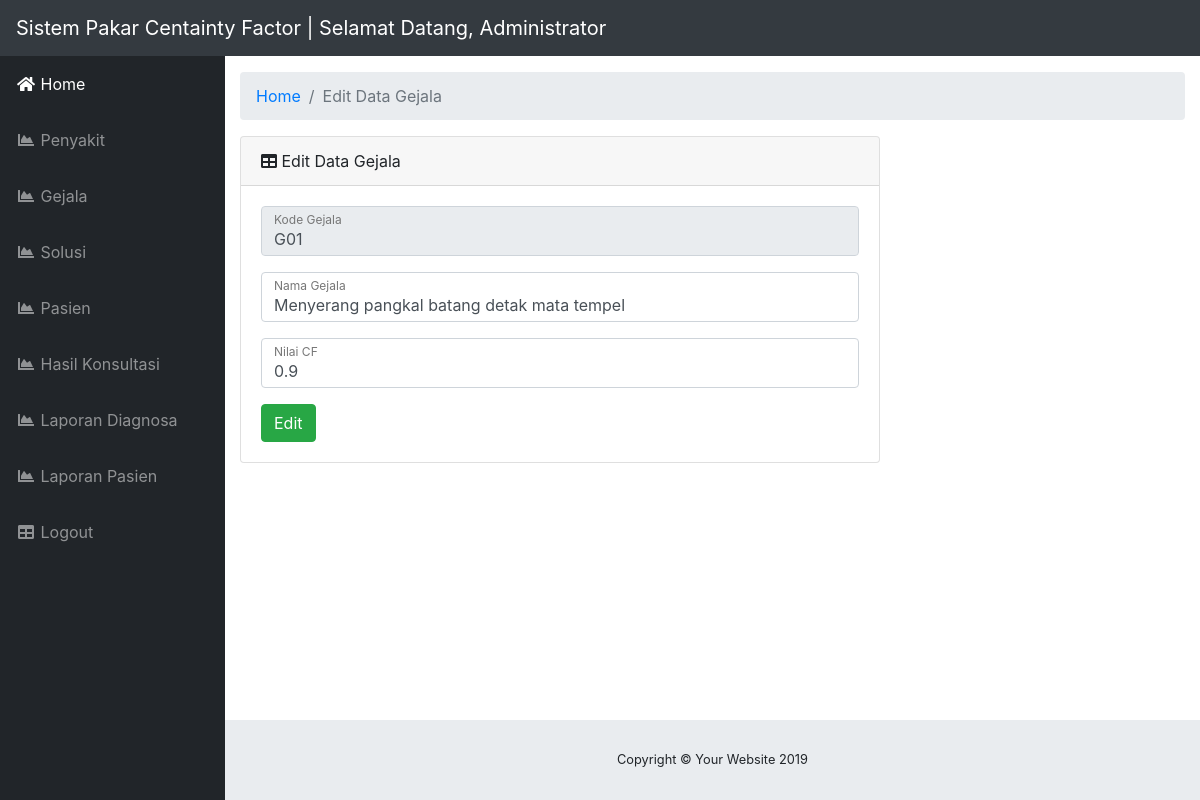
The page /admin/index.php?page=module/Gejala/edit&id=G01 (signed in) on the database its author committed.
### tables this page shows
CREATE TABLE `tb_Gejala` (
  `gejala_id` varchar(100) NOT NULL,
  `gejala_nama` varchar(250) NOT NULL,
  `gejala_cf` float NOT NULL
);

### assets/model/conf.php (called while the page is built, shortened)
<?php
$conn = mysqli_connect('localhost', 'root', '', 'db_pakar_cf');
class Conf
{
    public function get($query)
    {
        global $conn;
        $ambil = $conn->query($query);
        $hasil = [];
        while ($pecah = $ambil->fetch_object()) {
            $hasil[] = $pecah;
        }
        return $hasil;
    }
}

### assets/model/db.php (called while the page is built, shortened)
<?php
include 'conf.php';
class Db extends Conf
{
    public function getOneGejala($id)
    {
        $query = $this->get("SELECT * FROM tb_Gejala WHERE gejala_id = '$id'")[0];
        return $query;
    }
}

### admin/module/Gejala/edit.php (the view, shortened to what this page needs)
<?php
$id = $_GET['id'];
$dGejala = $db->getOneGejala($id);
?>
<ol class="breadcrumb">
    <li class="breadcrumb-item">
        <a href="index.php">Home</a>
    </li>
    <li class="breadcrumb-item active">Edit Data Gejala</li>
</ol>
<div class="card card-register mt-3">
    <div class="card-header"> <i class="fas fa-table"></i> Edit Data Gejala</div>
    <div class="card-body">
        <form method="POST">
            <div class="form-group">
                <div class="form-label-group">
                    <input readonly value="<?= $dGejala->gejala_id ?>" name="id" type="text" class="form-control" autofocus="autofocus">
                    <label>Kode Gejala</label>
                </div>
            </div>
            <div class="form-group">
                <div class="form-label-group">
                    <input value="<?= $dGejala->gejala_nama ?>" name="nama" type="text" class="form-control">
                    <label>Nama Gejala</label>
                </div>
            </div>
            <div class="form-group">
                <div class="form-label-group">
                    <input value="<?= $dGejala->gejala_cf ?>" name="cf" type="number" min="0" max="1" step="0.01" class="form-control">
                    <label>Nilai CF</label>
                </div>
            </div>
            <button name="edit" class="btn btn-success">Edit</button>
        </form>
    </div>
</div>

### rows shown on the page
tb_gejala: id "G01", nama "Menyerang pangkal batang detak mata tempel", cf "0.9"
